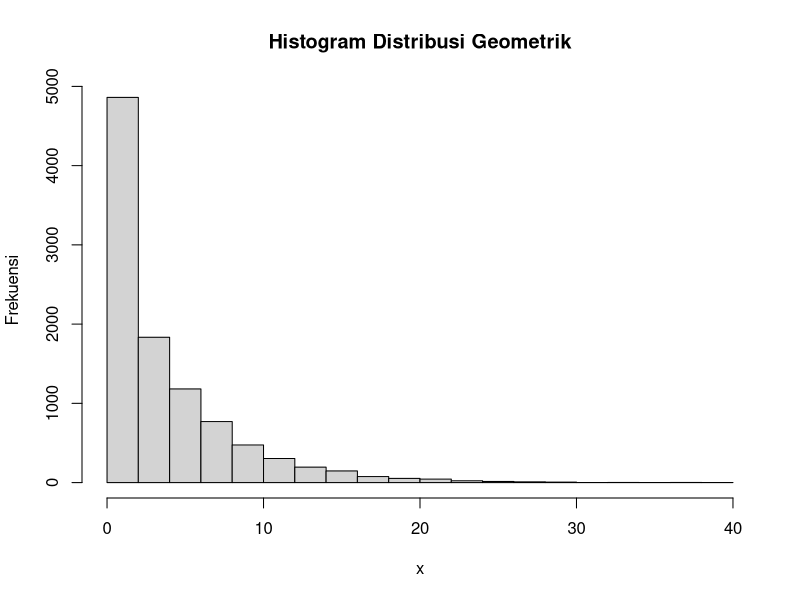
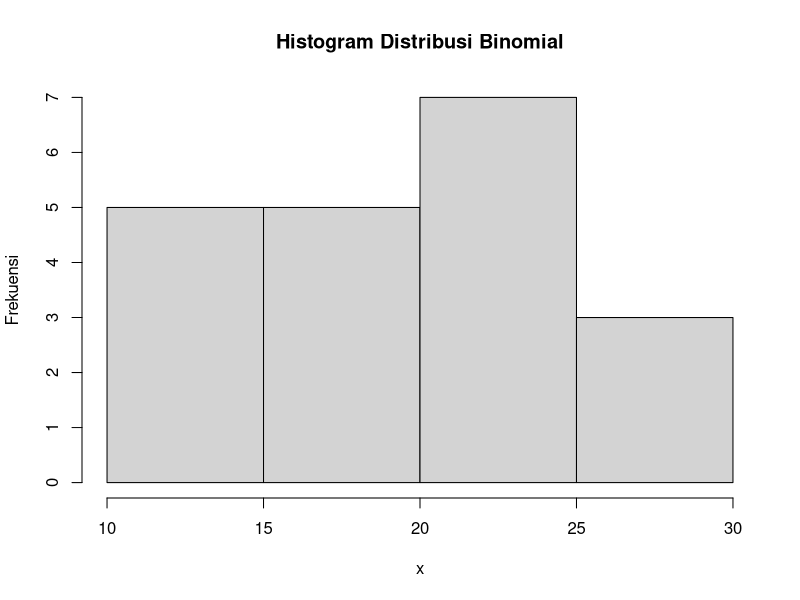
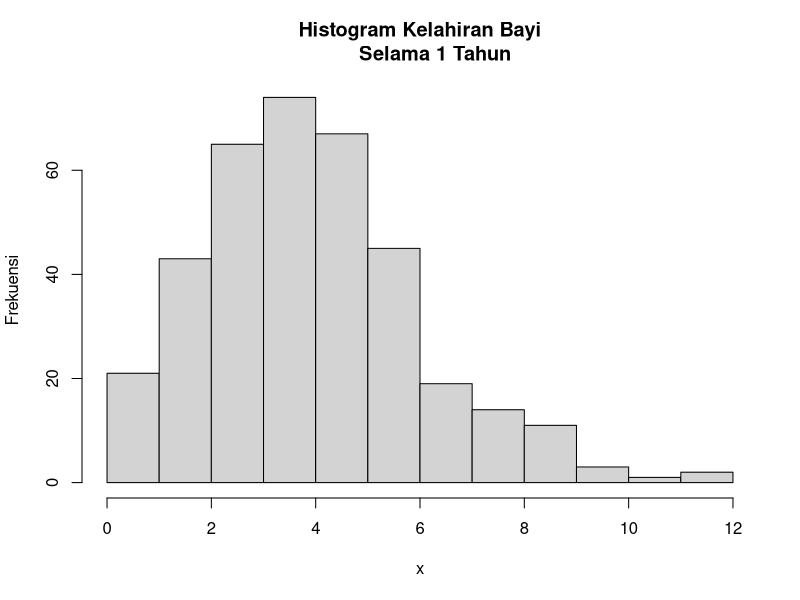
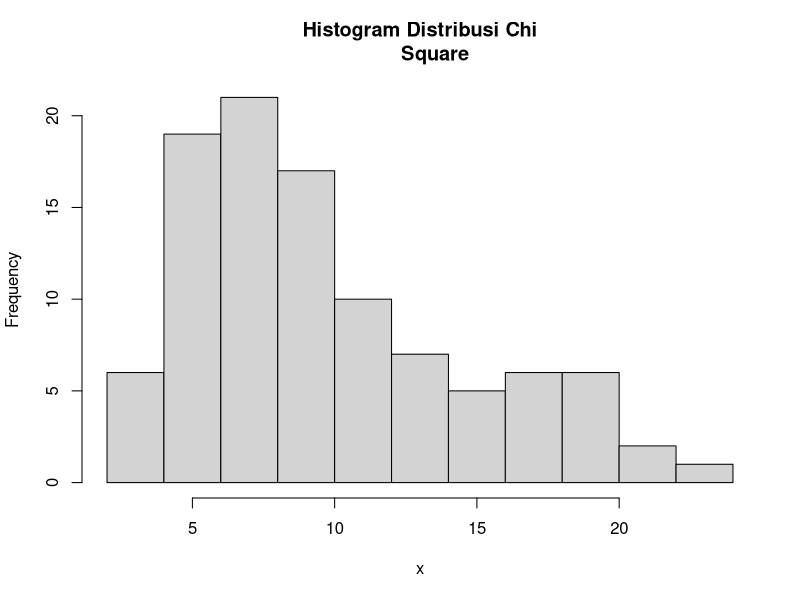

Write R code to recreate these figures, in order. (Note: this script raises an error after producing the figures.)
# Nomor 1
p <- 0.2
q <- 1-p
x <- 3
#a
fx <- dgeom(x, p, log=FALSE)
paste("P(X=3) =", fx)
#b
set.seed(10000)
x <- rgeom(10000, p)
mean <- (mean(x==3))
paste("Mean =", mean)
#d
hist(x,main='Histogram Distribusi Geometrik',ylab=
       'Frekuensi')
#e
rataan <- q/p
varian <- q/(p**2)
paste("Rataan =", rataan)
paste("Varian =", varian)

# Nomor 2
#a
n <- 20
p <- 0.2
q <- 1-p
x <- 4
fx <- dbinom(x, n, p)
paste("P(X=4) =", fx)
#b
hist(rbinom(n,100,p),main='Histogram Distribusi Binomial',
     ylab='Frekuensi',xlab='x')
#c
rataan <- n*p
varian <- n*p*q
paste("Rataan =", rataan)
paste("Varian =", varian)

# Nomor 3
#a
lambda <- 4.5
x <- 6
fx <- dpois(x, lambda)
paste("P(X=6)", fx)
#b
n <- 365
hist(rpois(n,lambda),main='Histogram Kelahiran Bayi
     Selama 1 Tahun',xlab='x',ylab='Frekuensi')
#d
rataan <- lambda
varian <- lambda
paste("Rataan =", rataan)
paste("Varian =", varian)

#Nomor 4
x <- 2
v <- 10
#a
#a
prob <- dchisq(x, v)
paste("Peluang =", prob)
#b
hist(rchisq(100,v),main='Histogram Distribusi Chi
     Square',xlab='x')
#c
rataan <- v
varian <- 2*v
paste("Rataan =", rataan)
paste("Varian =", varian)

#Nomor 5
lambda <- 3
#a
prob <- rexp(1, rate = lamda)
paste("Peluang", prob)
#b
hist(rexp(10,lambda),main='Histogram Distribusi
     Eksponensial dengan n = 10')
hist(rexp(100,lambda),main='Histogram Distribusi
     Eksponensial dengan n = 100')
hist(rexp(1000,lambda),main='Histogram Distribusi
     Eksponensial dengan n = 1000')
hist(rexp(10000,lambda),main='Histogram Distribusi
     Eksponensial dengan n = 10000')
#c
set.seed(1)
n <- 100
set <- rexp(n,lambda)
rataan <- mean(set)
varian <- var(set)
paste("Rataan =", rataan)
paste("Varian =", varian)

#nomor 6
n <- 100
mean <- 50
sd <- 8
#a
set.seed(100)
data <- rnorm(n, mean, sd)
data
x1=min(data)
x2=max(data)
for(i in 1:n)
{
  if(data[i]<mean&&data[i]>x1)
  {
    x1 = data[i]
  }
}
for(i in 1:n)
{
  if(data[i]>mean&&data[i]<x2)
  {
    x2=data[i]
  }
}
x1
x2
prob <- (pnorm(x2,mean,sd)-pnorm(x1,mean,sd))
paste("P(X1 ≤ x ≤ X2) =", prob)
z_scores <- (data-mean)/sd
z_scores
plot(data)
#b
breaks = 50
hist(data, breaks, main='5025211154_Thoriq Afif Habibi_Probstat_A_DNhistogram')
#c
varian <- var(data)
paste("Varian =", varian)
